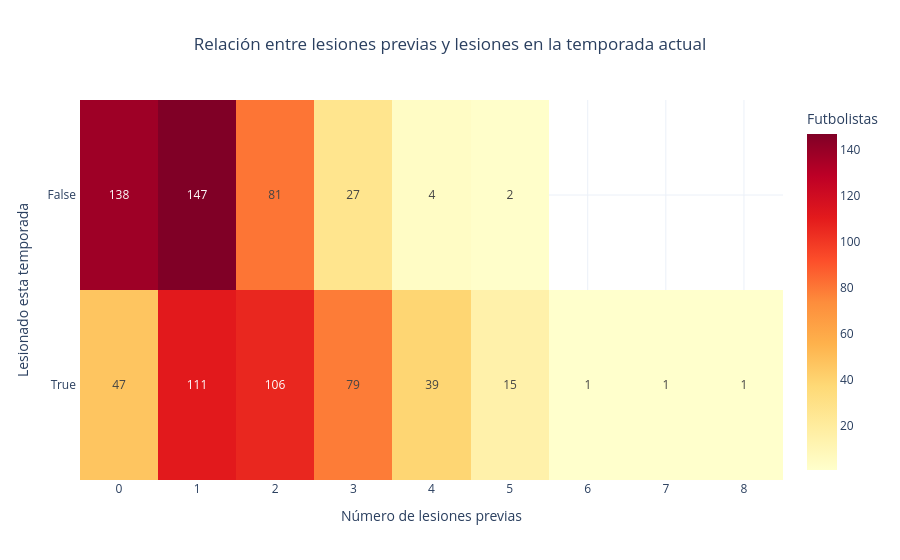

Notebook code for this chart:
### Markdown cell above
Este mapa de calor nos muestra la distribución de futbolistas según su número de lesiones previas y si han sufrido una lesión en la temporada actual, permitiendo explorar la posible relación entre ambos factores.

### Code cell
# Creamos una tabla cruzada con el numero de lesionados y no lesionados dependiendo del numero de lesiones previas: 
# index='Injury_Current_Season' define las filas (True o False), columns='Previous_Injury_Count' define las columnas (de 0 a 8), aggfunc='size' muestra el numero de jugadores para cada combinación.
heatmap_data = df_csv.pivot_table(
    index='Injury_Current_Season',
    columns='Previous_Injury_Count',
    aggfunc='size'
)

# px.imshow() crea un mapa de calor interactivo.
# text_auto=True      → muestra los valores numéricos dentro de cada celda
# color_continuous_scale → paleta de colores
#   'YlOrRd' = Amarillo → Naranja → Rojo (bajo → alto)
#   Otras opciones: 'Blues', 'Viridis', 'Plasma', 'RdBu'
# aspect='auto'       → ajusta el aspecto para que se vea bien
fig = px.imshow(
    heatmap_data,
    text_auto=True,
    color_continuous_scale='YlOrRd',
    title='Relación entre lesiones previas y lesiones en la temporada actual ',
    labels={'x': 'Número de lesiones previas', 'y': 'Lesionado esta temporada', 'color': 'Futbolistas'},
    aspect='auto'
)

# Renombramos las etiquetas del eje Y con los valores 'True' y 'False' (antes eran 'true' y 'false').
fig.update_yaxes(
    tickmode='array',
    tickvals=list(range(0, 2)),
    ticktext=['False ', 'True ']
)

fig.update_layout(template='plotly_white', title_x=0.5)
fig.show()

print(f'Podemos observar que a mayor número de lesiones previas, mayor probabilidad de lesionarse en la temporada actual.')

### Figure 1 — Plotly figure (JSON) as saved in the notebook; plotly's stock layout.template omitted (floating-point values rounded to 4 significant figures)
{"data": [{"coloraxis": "coloraxis", "hovertemplate": "Número de lesiones previas: %{x}<br>Lesionado esta temporada: %{y}<br>Futbolistas: %{z}<extra></extra>", "name": "0", "texttemplate": "%{z}", "type": "heatmap", "x": [0, 1, 2, 3, 4, 5, 6, 7, 8], "xaxis": "x", "y": [false, true], "yaxis": "y", "z": [[138.0, 147.0, 81.0, 27.0, 4.0, 2.0, NaN, NaN, NaN], [47.0, 111.0, 106.0, 79.0, 39.0, 15.0, 1.0, 1.0, 1.0]]}], "layout": {"coloraxis": {"colorbar": {"title": {"text": "Futbolistas"}}, "colorscale": [[0, "rgb(255,255,204)"], [0.125, "rgb(255,237,160)"], [0.25, "rgb(254,217,118)"], [0.375, "rgb(254,178,76)"], [0.5, "rgb(253,141,60)"], [0.625, "rgb(252,78,42)"], [0.75, "rgb(227,26,28)"], [0.875, "rgb(189,0,38)"], [1, "rgb(128,0,38)"]]}, "title": {"text": "Relación entre lesiones previas y lesiones en la temporada actual ", "x": 0.5}, "xaxis": {"anchor": "y", "domain": [0, 1], "title": {"text": "Número de lesiones previas"}}, "yaxis": {"anchor": "x", "autorange": "reversed", "domain": [0, 1], "tickmode": "array", "ticktext": ["False ", "True "], "tickvals": [0, 1], "title": {"text": "Lesionado esta temporada"}}}}
